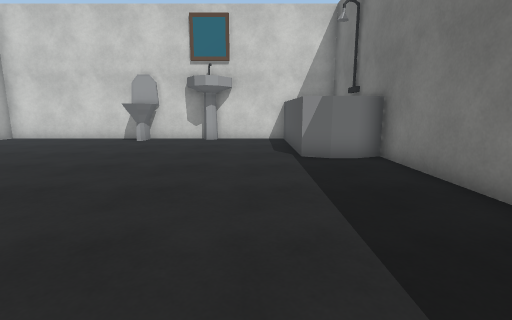
[1] (above)

23 first-person views from a walk through a Unity game level. The camera is 1.3 m above the floor, tilts 10° down and sees 85° across. The floor is counted in squares, 1 m on a side. Each view is taken from the middle of a square. On the plan, view 1 faces up. The plan holds only what a view shows up to about 13 squares ahead; the rest is blank. The place goes on beyond the plan. The player character is not drawn. Some surface patterns are stand-ins.

[2]
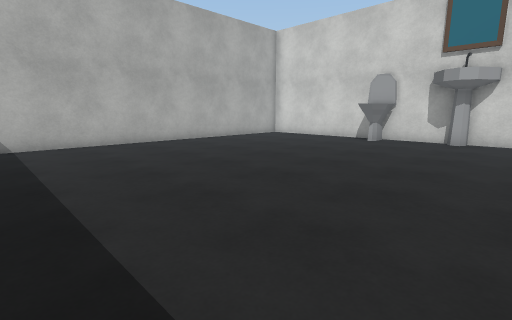

[3]
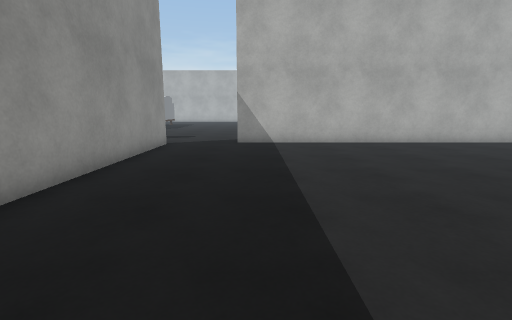

[4]
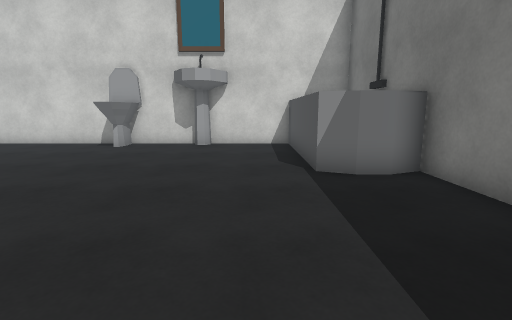

[5]
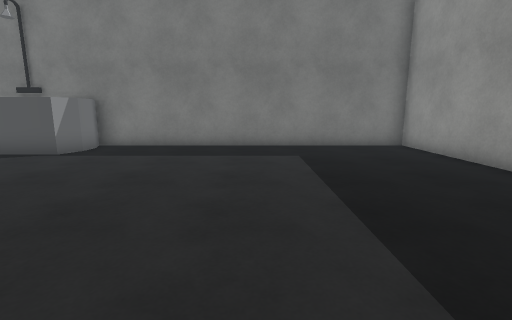

[6]
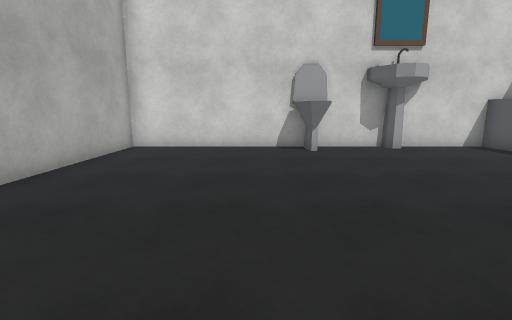

[7]
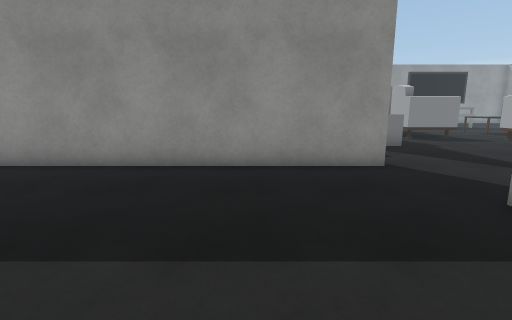

[8]
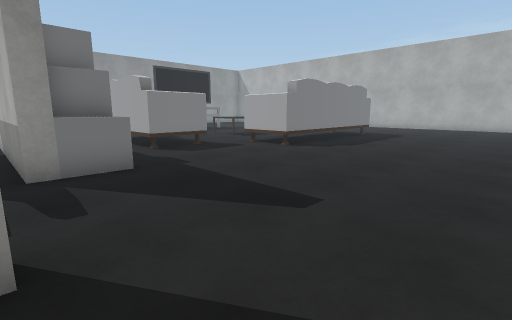

[9]
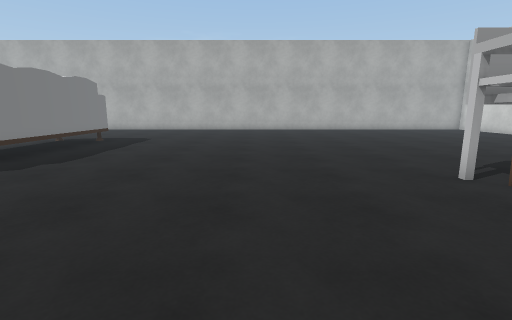

[10]
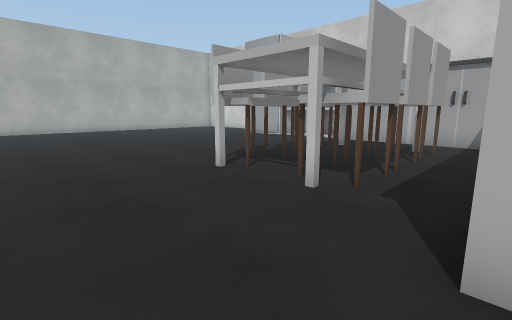

[11]
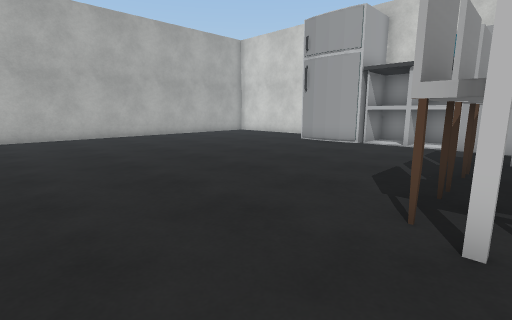

[12]
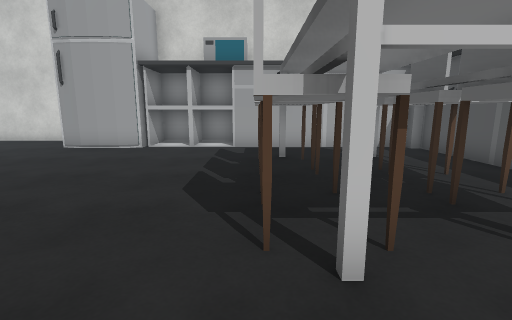

[13]
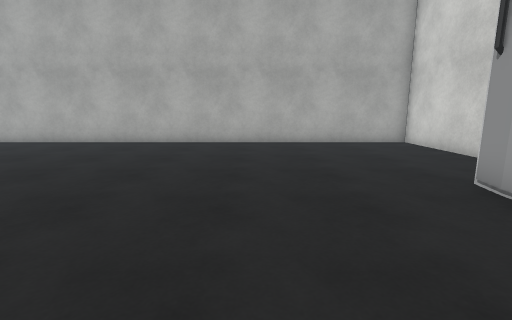

[14]
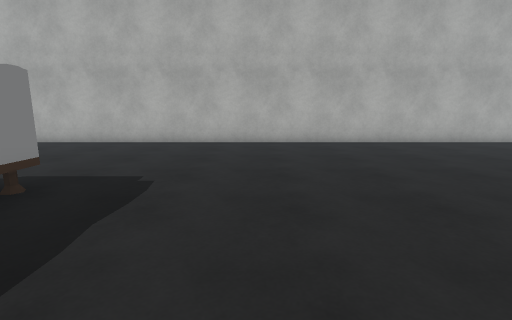

[15]
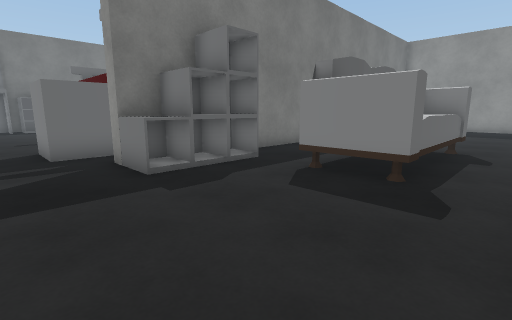

[16]
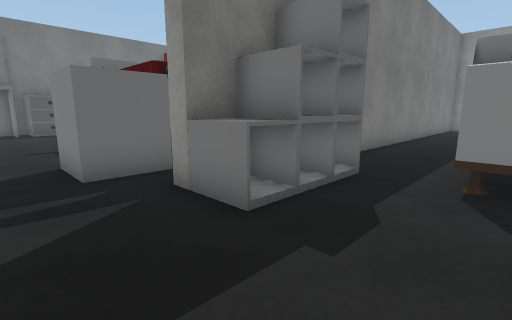

[17]
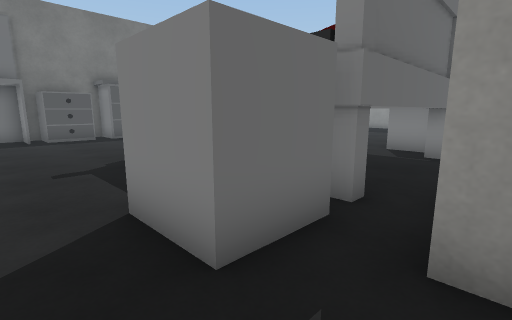

[18]
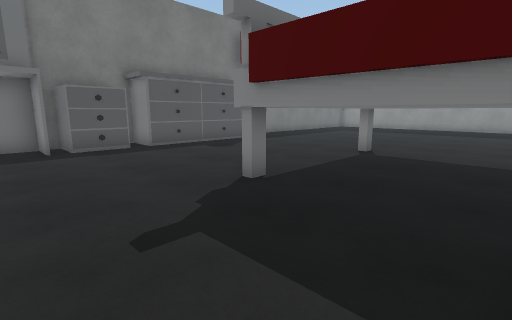

[19]
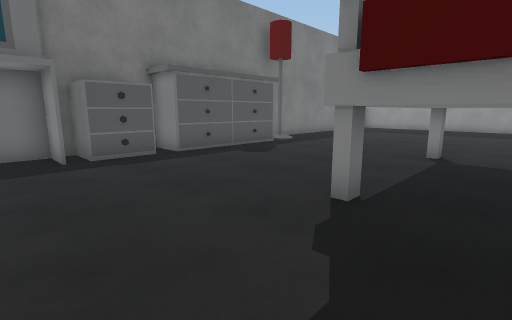

[20]
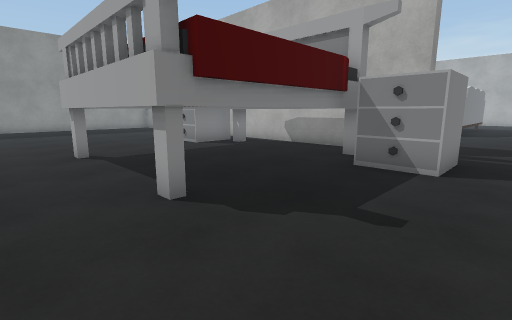

[21]
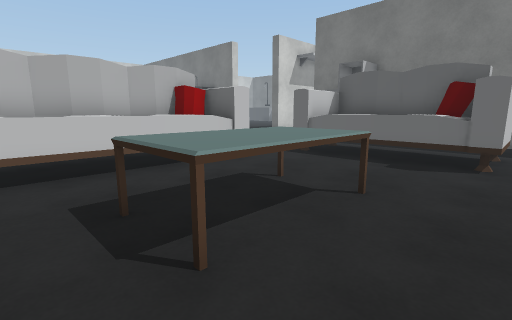

[22]
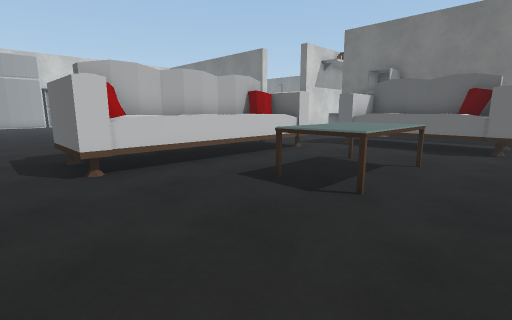

[23]
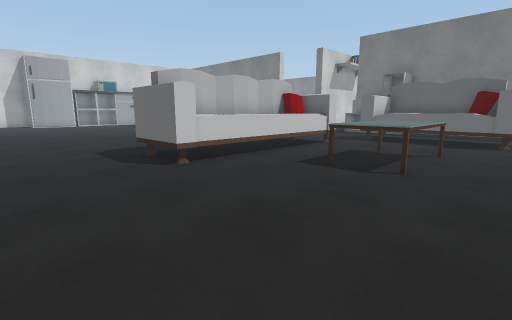

### Floor plan
Key: @ floor where view 1 was taken; # wall or solid block; . floor; ^ raised ledge; T toilet; S sink; F sofa; C chair; H thing the floor can be seen under or through; R fridge; A drawers; M mirror; L lamp; B table; O other object.
Columns run from 34 left of view 1 to 4 right of it. Each row starts with its distance up from view 1.
 13 ######    ####        #######T##S###
 12 #......   # ^         #......T.....O
 11 #......RRR#^^^#########............O O
 10 #...................###............O O
  9 #..............#.H..###............O
  8 #.............C#.HC.###............OOO#
  7 #.............C#.HC.  #...............#
  6 #.............C#.HC.  #...............#
  5 #.............C#.HC.  #...............#
  4 #.............C#.HC.  #...............#
  3 #..............#.H..  #...............#
  2 #...................  #...............#
  1 #...................# #...............#
  0 #...................  #...........@...#
 -1 #.....................................#
 -2 #.....................................#
 -3 #.....................................#
 -4 #......................################
 -5 #.....................................#
 -6 #.......................AA...........M#
 -7 #.......................AAA.........AA#
 -8 #......OOOOOOOOO.....O#.AA..........A #
 -9 #......OOO O OOO.....O#.OOOOOOO.....A #
-10 #......OOOOOOOOO.FF..O#.O.....O.....OO#
-11 #................FFF.O#.O.....O.....O
-12 #.. .............FFF..#.O.....O.....O
-13 #   ......BBBB...FFF..#.O.....O.....O
-14     ......BBBB...FFF..#.OO  OOO.....O
-15      ............FFF..# AA...........L
-16     . ................#   A.........

Positions as (right, up) in squares from view 1, and headings:
1: (0, 0), facing up
2: (0, 0), facing up-left
3: (0, 0), facing left
4: (0, 2), facing up
5: (-7, 2), facing right
6: (-7, 3), facing up
7: (-8, 3), facing down
8: (-11, -1), facing down-left
9: (-14, -1), facing left
10: (-14, -1), facing up-left
11: (-19, 0), facing up-left
12: (-20, 1), facing up
13: (-22, 7), facing left
14: (-22, -4), facing left
15: (-19, -5), facing down-right
16: (-16, -5), facing down-right
17: (-12, -5), facing down-right
18: (-8, -5), facing down-right
19: (-6, -5), facing down-right
20: (-2, -5), facing down-left
21: (-25, -16), facing up-right
22: (-28, -16), facing up-right
23: (-30, -16), facing up-right
